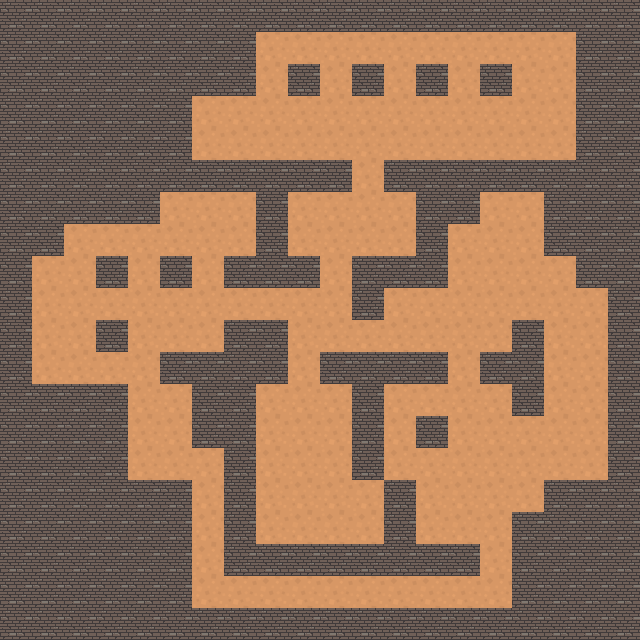

The image is a tile-based game level rendered from a .tmx file. Its description and complete source (layers, tilesets, objects, tile grids) follow:
An orthogonal 20x20 tile map with 32x32 px tiles, 1 tile layer (Прошарок плиток 1).

<map version="1.10" tiledversion="1.10.2" orientation="orthogonal" renderorder="left-up" width="20" height="20" tilewidth="32" tileheight="32" infinite="0" nextlayerid="2" nextobjectid="1">
 <tileset firstgid="1" source="Підлога.tsx" />
 <layer id="1" name="Прошарок плиток 1" width="20" height="20">
  <data encoding="csv">
2,2,2,2,2,2,2,2,2,2,2,2,2,2,2,2,2,2,2,2,
2,2,2,2,2,2,2,2,1,1,1,1,1,1,1,1,1,1,2,2,
2,2,2,2,2,2,2,2,1,2,1,2,1,2,1,2,1,1,2,2,
2,2,2,2,2,2,1,1,1,1,1,1,1,1,1,1,1,1,2,2,
2,2,2,2,2,2,1,1,1,1,1,1,1,1,1,1,1,1,2,2,
2,2,2,2,2,2,2,2,2,2,2,1,2,2,2,2,2,2,2,2,
2,2,2,2,2,1,1,1,2,1,1,1,1,2,2,1,1,2,2,2,
2,2,1,1,1,1,1,1,2,1,1,1,1,2,1,1,1,2,2,2,
2,1,1,2,1,2,1,2,2,2,1,2,2,2,1,1,1,1,2,2,
2,1,1,1,1,1,1,1,1,1,1,2,1,1,1,1,1,1,1,2,
2,1,1,2,1,1,1,2,2,1,1,1,1,1,1,1,2,1,1,2,
2,1,1,1,1,2,2,2,2,1,2,2,2,2,1,2,2,1,1,2,
2,2,2,2,1,1,2,2,1,1,1,2,1,1,1,1,2,1,1,2,
2,2,2,2,1,1,2,2,1,1,1,2,1,2,1,1,1,1,1,2,
2,2,2,2,1,1,1,2,1,1,1,2,1,1,1,1,1,1,1,2,
2,2,2,2,2,2,1,2,1,1,1,1,2,1,1,1,1,2,2,2,
2,2,2,2,2,2,1,2,1,1,1,1,2,1,1,1,2,2,2,2,
2,2,2,2,2,2,1,2,2,2,2,2,2,2,2,1,2,2,2,2,
2,2,2,2,2,2,1,1,1,1,1,1,1,1,1,1,2,2,2,2,
2,2,2,2,2,2,2,2,2,2,2,2,2,2,2,2,2,2,2,2
</data>
 </layer>
</map>
